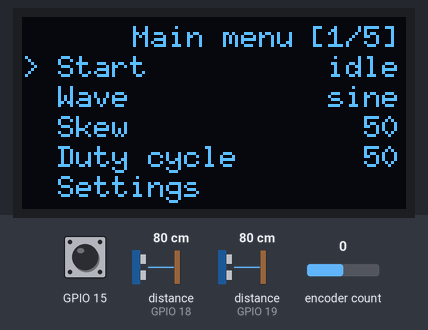
This program was run on a simulated ESP32. On the bench: 128×64 one-colour display. The inputs (shaded band) are chosen by the test bench; at power-on: GPIO 15 HIGH, encoder count 0, distance to the obstacle (sensors on GPIO 18, GPIO 19) 80 cm. I2S audio is not simulated (input reads silence).

Above: at 1.2 s.
1.3 s: GPIO 15 pulled LOW for 0.15 s
At 2.2 s:
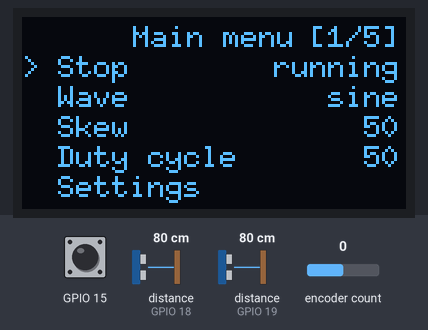
3.0 s: GPIO 15 pulled LOW for 1 s
At 4.7 s:
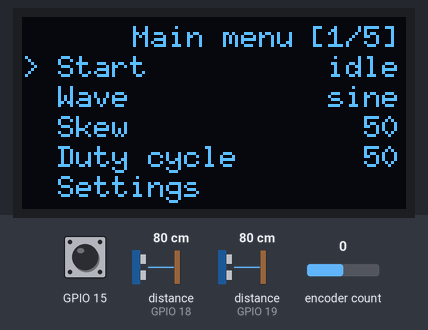
5.6 s: encoder count set to 1
At 6.7 s:
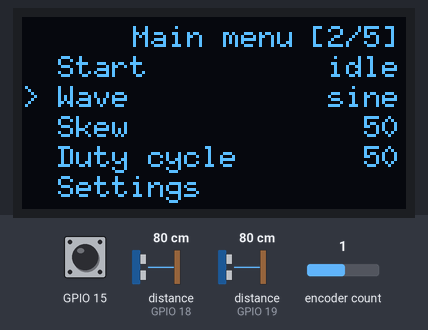
7.1 s: GPIO 15 pulled LOW for 0.15 s
Timing chart, 0 to 10.1 s (numbered marks = the images above; inputs shaded):
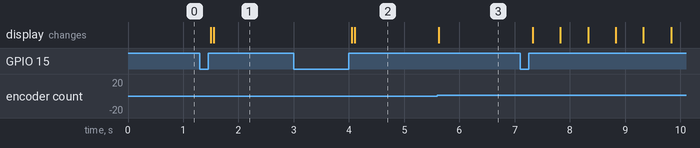

Measured:
- after the input at 1.3 s, the display: first changes after 0.20 s (image 1 shows a later state)
- after the input at 3.0 s, the display: first changes after 1.1 s (image 2 shows a later state)
- after the input at 5.6 s, the display: changes at once (image 3)

The program:

main.cpp
```cpp
/**
 * @file main.cpp
 * @author Lukáš Baštýř (l.bastyr@seznam.cz)
 * @brief Main theremin file
 * @version 0.1
 * @date 11-10-2021
 *
 */

#include <math.h>
#include <iostream>
#include <Arduino.h>
//multitasking
#include <freertos/task.h>
#include <freertos/queue.h>
//IO
#include <SPI.h>
#include <Wire.h>
#include <VL53L0X.h>
#include <ESP32Encoder.h>
//audio
#include <driver/i2s.h>
#include <driver/dac.h>
//custom
#include "menu.hpp"


using namespace std;


#define TABLE_SIZE 65536    //table size for calculations (wave samples) -> how granual the frequency is
#define AMPLITUDE 512       //kinda arbitrary value
#define MAX_SKEW 100        //max skew for triangle wave

#define SAMPLE_RATE 44100   //audio sample rate
#define MIN_FREQ 65.41
#define MAX_FREQ 3951.07
//#define MAX_FREQ 22050

//sensors
#define SENSOR_L_PIN 4      //first sensor pin
#define SENSOR_R_PIN 0      //second sensor pin
#define SENSOR_L_ADDR 18    //first sensor I2C address
#define SENSOR_R_ADDR 19    //second sensor I2C address

//detection ranges (in mm)
#define DISABLE_RANGE 1000  //range where sound generation will be disabled (amplitude will be lowered to 0)
#define MAX_RANGE 800       //maximum detection range
#define MIN_RANGE 50        //minimum detection range

#define CALIBRATION_OFFSET (-56)


enum waves {
    sine,
    square,
    triangle,
    custom_wave
};

//classes
ESP32Encoder encoder;                                               //encoder
VL53L0X sensor_L;                                                   //sensors
VL53L0X sensor_R;
U8G2_SSD1306_128X64_NONAME_F_HW_I2C u8g2(U8G2_R0, U8X8_PIN_NONE);   //display
Menu menu(&u8g2);                                                   //menu

//global variables for data exchange and settings
int target_frequency = MIN_FREQ;
int target_amplitude = AMPLITUDE;
int target_wave_type = 0;
int target_skew = 50;
int target_duty_cycle = 50;
int target_min_freq = MIN_FREQ;
int target_max_freq = MAX_FREQ;
int target_sample_rate = SAMPLE_RATE;
int target_table_size = TABLE_SIZE;
bool update_menu = false;
bool started = false;
int start_data = 0;
int min_range = MIN_RANGE;
int max_range = MAX_RANGE;
int disable_range = DISABLE_RANGE;
int testing = 0;
int test_frequency = 11025;
int test_amplitude = 2048;

int global_range = 0;


/*----(IO)----*/
//sensor configuration helper function
void registerSensor(int enable_pin, uint8_t address, VL53L0X *sensor) {
    pinMode(enable_pin, OUTPUT);
    digitalWrite(enable_pin, HIGH); //enable sensor on enable_pin
    sensor->init(true);             //initialize the sensor
    sensor->setAddress(address);    //set new address (required as all sensors have the same default address)
    pinMode(enable_pin, INPUT);
}

//sensor task for reading, averaging and writing data do queues
void sensorTask(void *params) {
    //configure sensors
    sensor_L.setBus(&Wire1);
    sensor_R.setBus(&Wire1);
    registerSensor(SENSOR_L_PIN, SENSOR_L_ADDR, &sensor_L);
    registerSensor(SENSOR_R_PIN, SENSOR_R_ADDR, &sensor_R);
    sensor_L.setMeasurementTimingBudget(20000); //20ms timing budger (lowest possible)
    sensor_R.setMeasurementTimingBudget(20000);
    sensor_L.startContinuous();
    sensor_R.startContinuous();

    int distance_L, distance_R;
    int old_distance_L = 0;
    int old_distance_R = 0;

    //smoothing vectors
    int array_len = 3;
    deque<int> smoothing_array_L = {0, 0, 0};
    deque<int> smoothing_array_R = {0, 0, 0};

    while(true) {
        if (testing != 0) {
            target_frequency = test_frequency;
            target_amplitude = test_amplitude;
            delay(100);
            continue;
        }

        distance_L = sensor_L.readRangeContinuousMillimeters() + CALIBRATION_OFFSET;
        distance_R = sensor_R.readRangeContinuousMillimeters() + CALIBRATION_OFFSET;

        //Smooth input using moving average
        smoothing_array_L.pop_front();
        smoothing_array_R.pop_front();
        for (int i = 0; i < array_len - 1; i++) {
            distance_L += smoothing_array_L[i];
            distance_R += smoothing_array_R[i];
        }
        distance_L /= array_len;
        distance_R /= array_len;

        smoothing_array_L.push_back(distance_L);
        smoothing_array_R.push_back(distance_R);

        //Do not play anything, while at least one hand is out of range
        if (distance_L > disable_range || distance_R > disable_range) {
            target_amplitude -= 100;
            if (target_amplitude < 0)
                target_amplitude = 0;
        }
        else {
            if (distance_L < min_range) distance_L = min_range;
            if (distance_L > max_range) distance_L = max_range;
            if (old_distance_L != distance_L) {
                old_distance_L = distance_L;
                global_range = distance_L;
                target_frequency = map(distance_L, min_range, max_range, target_min_freq, target_max_freq);
            }
            if (distance_R < min_range) distance_R = min_range;
            if (distance_R > max_range) distance_R = max_range;
            if (old_distance_R != distance_R) {
                old_distance_R = distance_R;
                target_amplitude = map(distance_R, min_range, max_range, 0, 2048);
            }
        }
    }
}

//menu task for menu setup and execution
void menuTask(void *params) {
    u8g2.begin();
    u8g2.setFont(u8g2_font_6x10_mf);   //font dimensions: 11x11
    u8g2.clearBuffer();

    //int start_data = 0;
    int settings_mod = 1;
    int settings_mod_data = 2;

    //Create menu
    menu.begin();   //start menu

    menu.addByName("root", "Start",      toggle, &start_data, {"idle", "running"});
    menu.addByName("root", "Wave",       picker, &target_wave_type, {"sine", "square", "triangle", "custom"});
    menu.addByName("root", "Skew",       counter, 0, 100, &target_skew);
    menu.addByName("root", "Duty cycle", counter, 0, 100, &target_duty_cycle);

    menu.addByName("root",     "Settings",        "Settings");

    menu.addByName("Settings", "Change step", picker, &settings_mod_data, {"1", "10", "100", "1000"});

    menu.addByName("Settings", "Frequency range", "F. range");
    menu.addByName("Settings", "Testing",         "Testing");
    menu.addByName("Settings", "Experimental",    "Experimental");

    menu.addByName("Frequency range", "Minimum", counter, 0, 22049, &target_min_freq, &settings_mod);
    menu.addByName("Frequency range", "Maximum", counter, 1, 22050, &target_max_freq, &settings_mod);

    menu.addByName("Testing", "Testing",   toggle, &testing, {"disabled", "enabled"});
    menu.addByName("Testing", "Frequency", counter, 1, 22050, &test_frequency, &settings_mod);
    menu.addByName("Testing", "Amplitude", counter, 0, 4096, &test_amplitude, &settings_mod);

    menu.addByName("Experimental", "Minimum range", counter, 0, 2000, &min_range, &settings_mod);
    menu.addByName("Experimental", "Maximum range", counter, 0, 2000, &max_range, &settings_mod);
    menu.addByName("Experimental", "Disable range", counter, 0, 2000, &disable_range, &settings_mod);

    int position = 0;
    bool select = false;

    bool running = false;

    while(true) {
        //set modifier
        switch (settings_mod_data) {
            case 0: settings_mod = 1;    break;
            case 1: settings_mod = 10;   break;
            case 2: settings_mod = 100;  break;
            case 3: settings_mod = 1000; break;
        }

        //stop driver and change entry name
        if (start_data && !running) {
            menu.getEntryByName("Start")->name = "Stop";
            update_menu = true;
            i2s_start(I2S_NUM_1);
            running = true;
        }
        if (!start_data && running) {
            menu.getEntryByName("Stop")->name = "Start";
            update_menu = true;
            i2s_stop(I2S_NUM_1);
            running = false;
        }

        if (!digitalRead(15)) {
            while(!digitalRead(15));
                select = true;
        }
        position = encoder.getCount();
        menu.render(&position, &select, &update_menu);
        encoder.setCount(position);
    }
}

//main task for "playing" waves
void playTask(void *params) {
    //triangle config
    int t_peak_index, t_trough_index;
    float rise_delta, fall_delta;

    float frequency = MIN_FREQ;
    float amplitude = AMPLITUDE;
    float delta;

    uint16_t pos = 0;   //starting position
    int16_t int_sample; //final sample

    delay(100);

    while (true) {
        //smooth frequency "stitching"
        frequency += 0.01 * (target_frequency - frequency); //"slowly" aproach our desired frequency
        delta = (frequency * TABLE_SIZE) / SAMPLE_RATE;     //calculate delta - change in our non-existant lookup table
        pos += static_cast<uint16_t>(delta);                //move to next position
        //overflow fix
        if (pos >= TABLE_SIZE)
            pos = pos - TABLE_SIZE;

        //change amplitude only when going through zero
        if (int_sample == 0)
            amplitude = target_amplitude;

        //generate apropriate wave type
        switch (target_wave_type) {
            case sine:
                //inspired by https://github.com/adafruit/Adafruit_ZeroI2S/blob/master/examples/tone_generator/tone_generator.ino
                int_sample = static_cast<int16_t>(sin(2.0 * M_PI * (1.0 / TABLE_SIZE) * pos) * amplitude);   //calculate sine * amplitudebreak;
                break;

            case square:
                if (pos < (TABLE_SIZE / 100 * target_duty_cycle))
                    int_sample = static_cast<int16_t>(target_amplitude);
                else
                    int_sample = static_cast<int16_t>(-target_amplitude);
                break;

            case triangle:
                t_peak_index = (0 * target_skew + (TABLE_SIZE / 2) * (MAX_SKEW - target_skew)) / MAX_SKEW;
                t_trough_index = TABLE_SIZE - t_peak_index;
                rise_delta = static_cast<float>(amplitude / t_peak_index);
                fall_delta = static_cast<float>(amplitude / ((t_trough_index - t_peak_index) / 2));
                if (pos < t_peak_index)
                    int_sample =  static_cast<int16_t>(rise_delta * pos);
                else if (pos < t_trough_index)
                    int_sample = static_cast<int16_t>(amplitude - fall_delta * (pos - t_peak_index));
                else
                    int_sample = static_cast<int16_t>(-amplitude + rise_delta * (pos - t_trough_index));
                break;

            case custom_wave:
                //int_sample = static_cast<int16_t>(amplitude * sin(2.0 * M_PI * (1.0 / TABLE_SIZE) * pos));
                float x = 2.0 * M_PI * (1.0 / TABLE_SIZE) * pos;
                float modifier = static_cast<float>(map(target_frequency, target_min_freq, target_max_freq, 1000, 0) / 1000.0); //create modifier to change wave shape during frequency change
                int_sample = static_cast<int16_t>(amplitude * sin(x + sin(x) + modifier));
                break;
        }

        //write sample to driver
        size_t i2s_bytes_write;
        i2s_write(I2S_NUM_1, &int_sample, sizeof(int16_t), &i2s_bytes_write, portMAX_DELAY);
    }
}


void setup(void) {
    //i2c configuration
    Wire.begin(SDA, SCL, static_cast<uint32_t>(400000));  //display wire
    Wire1.begin(18,  19,  static_cast<uint32_t>(400000));  //sensors wire


    //encoder configuration (used only for menu)
    encoder.attachSingleEdge(36, 39);
    encoder.setFilter(1023);
    encoder.clearCount();
    pinMode(15, INPUT_PULLUP);


    //i2s configuration
    //i2s pins
    i2s_pin_config_t i2sPins = {
        .bck_io_num   = 16,
        .ws_io_num    = 17,
        .data_out_num = 25,
        .data_in_num  = -1
    };

    //i2s config for writing both channels of I2S
    i2s_config_t i2sConfig = {
        .mode                 = static_cast<i2s_mode_t>(I2S_MODE_MASTER | I2S_MODE_TX),
        .sample_rate          = SAMPLE_RATE,
        .bits_per_sample      = I2S_BITS_PER_SAMPLE_16BIT,
        .channel_format       = I2S_CHANNEL_FMT_ONLY_LEFT,
        .communication_format = I2S_COMM_FORMAT_STAND_I2S, //I2S_COMM_FORMAT_I2S,
        .intr_alloc_flags     = ESP_INTR_FLAG_LEVEL1,
        .dma_buf_count        = 4,
        .dma_buf_len          = 64,
        .use_apll             = true
    };

    i2s_driver_install(I2S_NUM_1, &i2sConfig, 0, NULL); //install and start i2s driver
    i2s_stop(I2S_NUM_1);                                //instantly stop the driver
    i2s_set_pin(I2S_NUM_1, &i2sPins);                   //set up the i2s pins
    i2s_zero_dma_buffer(I2S_NUM_1);                     //clear the DMA buffers
    setCpuFrequencyMhz(240);                            //make sure that mcu is running as fast as possible

    //create tasks
    xTaskCreatePinnedToCore(menuTask,   "menuTask",   5000, NULL, 10, NULL, 1);    //menu task needs to be pinned to a signle core, to avoid garbage
    xTaskCreate            (sensorTask, "sensorTask", 2000, NULL, 10, NULL   );
    xTaskCreate            (playTask,   "playTask",   5000, NULL, 10, NULL   );
}


void loop(void) {
    vTaskDelete(NULL);
}
```
